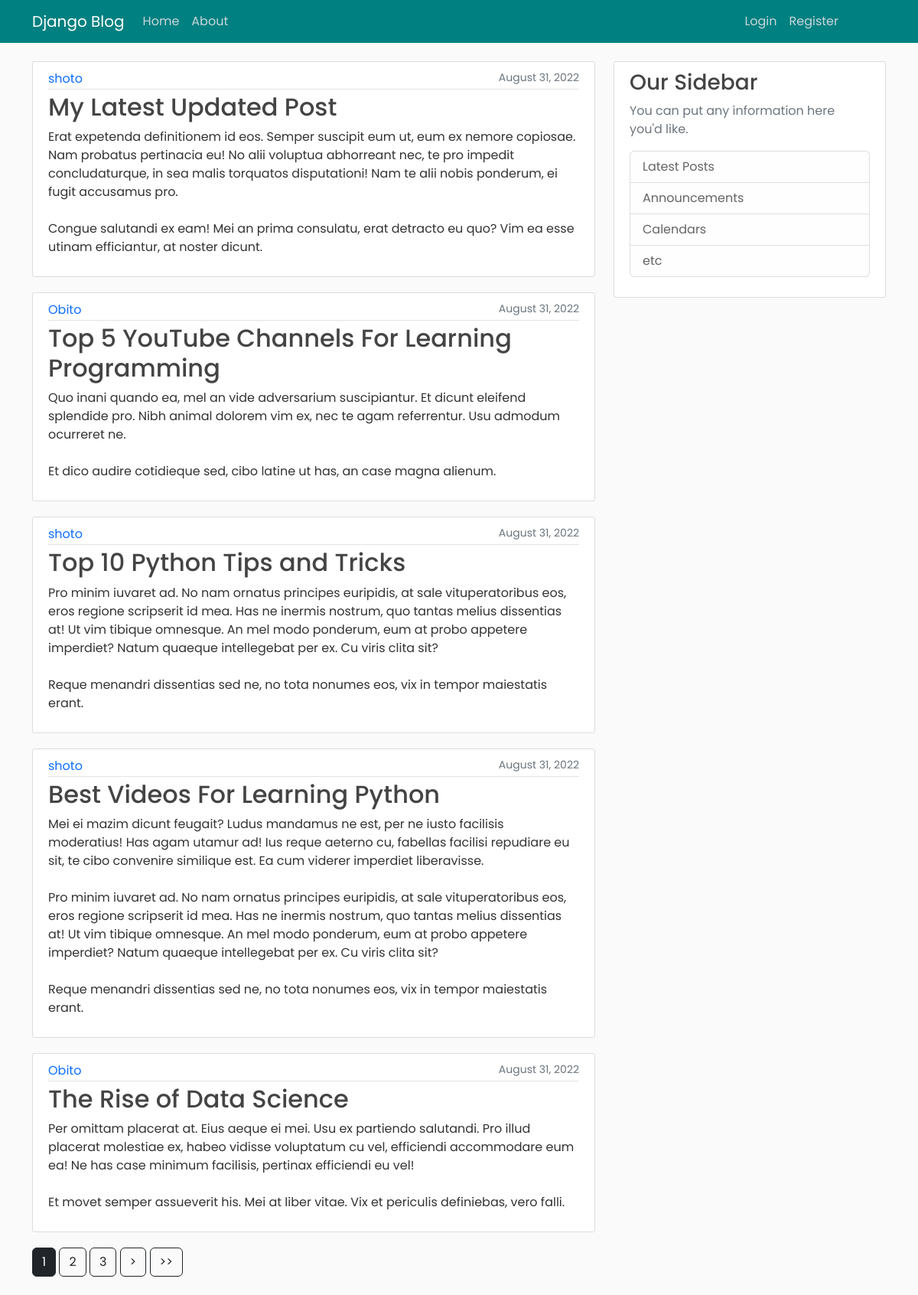
The page / on the database its author committed.
### blog/models.py (models this page shows, shortened)
class Post(models.Model):
    title = models.CharField(max_length=200)
    content = models.TextField()
    date_posted = models.DateTimeField(default=timezone.now)
    author = models.ForeignKey(User, on_delete=models.CASCADE)

### blog/views.py (the view)
# urls.py: path('', ArticleListView.as_view(), name="blog-home"),
class ArticleListView(ListView):
    model = Post
    template_name = 'blog/home.html'
    context_object_name = 'posts'
    ordering = ['-date_posted']
    paginate_by = 5

### blog/templates/blog/home.html (shortened to what this page needs)
{% extends "blog/base.html" %}
{% block content %}
    {% for post in posts %}
        <article class="media content-section">
            <div class="article-metadata">
                <div class="article-head">
                    <a class="mr-2" href="{% url 'user-posts' post.author.username %}">{{ post.author }}</a>
                    <small class="text-muted">{{ post.date_posted|date:"F d, Y" }}</small>
                </div>
            </div>
            <h2><a class="article-title" href="{% url 'post-detail' post.id %}">{{ post.title }}</a></h2>
            <p class="article-content">{{ post.content }}</p>
        </article>
    {% endfor %}
    {% if is_paginated %}
        {% for num in page_obj.paginator.page_range %}
            {% if page_obj.number == num %}
                <a class="btn btn-dark mb-4" href="?page={{ num }}">{{ num }}</a>
            {% elif num > page_obj.number|add:'-3' and num < page_obj.number|add:'3' %}
                <a class="btn btn-outline-dark mb-4" href="?page={{ num }}">{{ num }}</a>
            {% endif %}
        {% endfor %}
        {% if page_obj.has_next %}
            <a class="btn btn-outline-dark mb-4" href="?page={{ page_obj.next_page_number }}">></a>
            <a class="btn btn-outline-dark mb-4" href="?page={{ page_obj.paginator.num_pages }}">>></a>
        {% endif %}
    {% endif %}
{% endblock content %}

### blog/static/blog/main.css (style rules this page uses)
* { font-family: 'Poppins', sans-serif; margin: 0; padding: 0; }
body { background: #fafafa; color: #333333; margin-top: 5rem; }
h1, h2, h3, h4, h5, h6 { color: #444444; }
.content-section { background: #ffffff; padding: 10px 20px; border: 1px solid #dddddd; border-radius: 3px; margin-bottom: 20px; }
.article-title { color: #444444; text-decoration: none; }
.article-content { white-space: pre-line; }
.article-metadata { padding-bottom: 1px; margin-bottom: 4px; border-bottom: 1px solid #e3e3e3; flex-grow: 1; }
.article-metadata a { text-decoration: none; }
.article-head { display: flex; justify-content: space-between; }
.media { display: flex; flex-direction: column; }

### rows shown on the page
Post: author "shoto", date_posted "August 31, 2022", title "My Latest Updated Post", content "Erat expetenda definitionem id eos. Semper suscipit eum ut, eum ex nemore copiosae. Nam probatus pertinacia eu! No alii voluptua abhorreant nec, te pro impedit concludaturque, in sea malis torquatos disputationi! Nam te alii nobis ponderum, ei fugit accusamus pro. Congue salutandi ex eam! Mei an prima consulatu, erat detracto eu quo? Vim ea esse utinam efficiantur, at noster dicunt."
Post: author "Obito", date_posted "August 31, 2022", title "Top 5 YouTube Channels For Learning Programming", content "Quo inani quando ea, mel an vide adversarium suscipiantur. Et dicunt eleifend splendide pro. Nibh animal dolorem vim ex, nec te agam referrentur. Usu admodum ocurreret ne. Et dico audire cotidieque sed, cibo latine ut has, an case magna alienum."
Post: author "shoto", date_posted "August 31, 2022", title "Top 10 Python Tips and Tricks", content "Pro minim iuvaret ad. No nam ornatus principes euripidis, at sale vituperatoribus eos, eros regione scripserit id mea. Has ne inermis nostrum, quo tantas melius dissentias at! Ut vim tibique omnesque. An mel modo ponderum, eum at probo appetere imperdiet? Natum quaeque intellegebat per ex. Cu viris clita sit? Reque menandri dissentias sed ne, no tota nonumes eos, vix in tempor maiestatis erant."
Post: author "shoto", date_posted "August 31, 2022", title "Best Videos For Learning Python", content "Mei ei mazim dicunt feugait? Ludus mandamus ne est, per ne iusto facilisis moderatius! Has agam utamur ad! Ius reque aeterno cu, fabellas facilisi repudiare eu sit, te cibo convenire similique est. Ea cum viderer imperdiet liberavisse. Pro minim iuvaret ad. No nam ornatus principes euripidis, at sale vituperatoribus eos, eros regione scripserit id mea. Has ne inermis nostrum, quo tantas melius dissentias at! Ut vim tibique omnesque. An mel modo ponderum, eum at probo appetere imperdiet? Natum quaeque intellegebat per ex. Cu viris clita sit? Reque menandri dissentias sed ne, no tota nonumes eos, vix in tempor maiestatis erant."
Post: author "Obito", date_posted "August 31, 2022", title "The Rise of Data Science", content "Per omittam placerat at. Eius aeque ei mei. Usu ex partiendo salutandi. Pro illud placerat molestiae ex, habeo vidisse voluptatum cu vel, efficiendi accommodare eum ea! Ne has case minimum facilisis, pertinax efficiendi eu vel! Et movet semper assueverit his. Mei at liber vitae. Vix et periculis definiebas, vero falli."

### other values the page prints
{{ num }} "1"
{{ num }} "2" "3"
